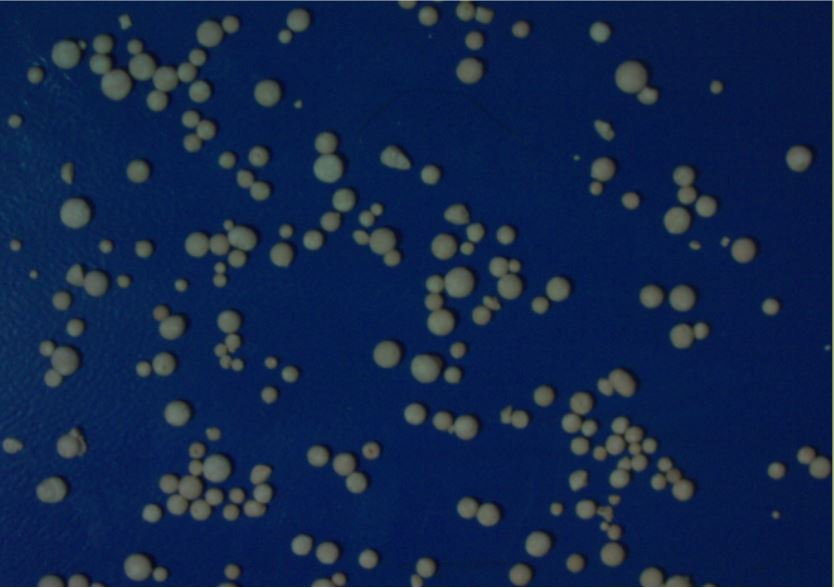
%> input picture Trabalho Final/input1.JPG, 834 x 588 px
$ octave tfinal.m   (GNU Octave 9; MATLAB toolbox functions it lacks are replaced by stand-ins)
%> lines starting %> are read from the running program, lines starting %| are printed output that depends on the picture; in (x1, y1, x2, y2) boxes, pixels count from 0 and x2, y2 are one past the last pixel; in counts of white or black regions, pixels touching at a corner belong together; the program's own positions count from 1
clear
close all
clc
warning('off', 'Images:initSize:adjustingMag');
% Imagem Original


I_RGB = imread('input1.JPG');
%> I_RGB is the input picture: size 588x834x3 uint8; mean R, G, B 17, 37.2, 76.4
I = rgb2gray(I_RGB);
figure;
imshow(I_RGB);
set(gcf,'name','Imagem Original');
I = im2double(I);
%> I: size 588x834 double

%Binarização Direta (Insuficiente)
bw = ~imbinarize(I, graythresh(I));
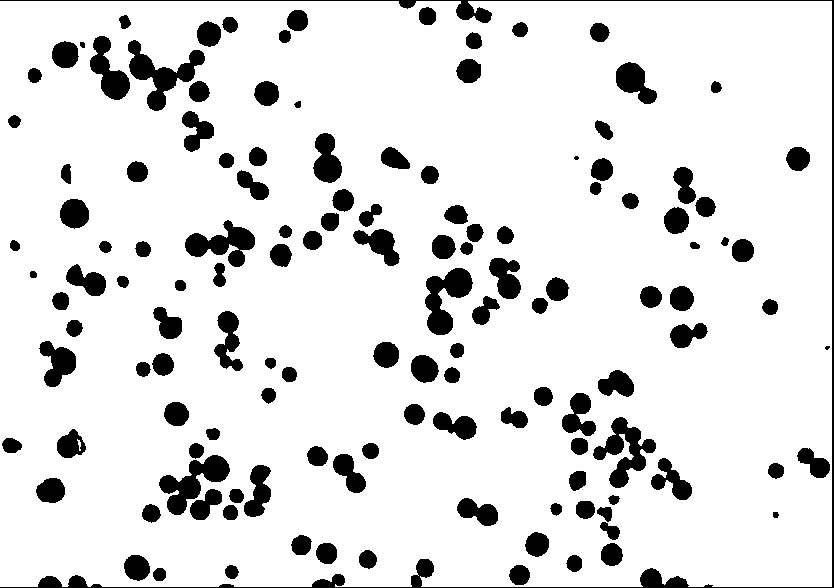
%> bw: size 588x834 logical; 88.1% white; 133 black regions (2 under 20 px), largest, box (x1, y1, x2, y2) and area: (0, 0, 834, 588) 5058, (128, 40, 205, 111) 1930, (593, 417, 656, 488) 1807
figure;
imshowpair(I, bw, 'montage');
set(gcf,'name','Imagem Grayscale e Binarização');


% Pré-Processamento
%%Metodo 1
Ic = imcomplement(I);
bw = imbinarize(Ic,graythresh(Ic));

%%Metodo 2
bw2 = ~imbinarize(I, adaptthresh(I));
%> bw2: size 588x834 logical; 87% white; 207 black regions (74 under 20 px), largest, box (x1, y1, x2, y2) and area: (127, 39, 206, 111) 2035, (159, 443, 230, 515) 2017, (593, 417, 656, 488) 1880

%%Metodo 3
Ih = imadjust(I);
bw3 = ~imbinarize(Ih);
%> bw3: size 588x834 logical; 87.8% white; 133 black regions (3 under 20 px), largest, box (x1, y1, x2, y2) and area: (0, 0, 834, 588) 5126, (128, 40, 205, 111) 1975, (593, 417, 656, 488) 1850

%%Metodo 4
I_th=imtophat(I,strel('disk',40));
%Aumento de contraste I
I_ad = imadjust(I_th);
bw4 = ~imbinarize(I_ad);
%> bw4: size 588x834 logical; 87.6% white; 129 black regions (2 under 20 px), largest, box (x1, y1, x2, y2) and area: (0, 0, 834, 588) 5230, (160, 443, 230, 515) 2082, (127, 40, 205, 111) 2079

%%Metodo 5
%Aumento de contraste II (CLAHE)
I_eq = adapthisteq(I);
bw5 = ~imbinarize(I_eq);
%> bw5: size 588x834 logical; 87.6% white; 135 black regions (7 under 20 px), largest, box (x1, y1, x2, y2) and area: (0, 0, 834, 588) 5084, (127, 40, 205, 111) 2048, (593, 417, 656, 488) 1881

%%Metodo 6
H = fspecial('average',7);
I1 = imfilter(I,H);
H = -1*[1 1 1; 1 -8 1; 1 1 1];
I2 = imfilter(I,H);
I_con = imsharpen(I);
bw6 = ~imbinarize(I_con);
%> bw6: size 588x834 logical; 88.1% white; 145 black regions (7 under 20 px), largest, box (x1, y1, x2, y2) and area: (0, 0, 834, 588) 4080, (128, 40, 205, 111) 1937, (160, 455, 230, 515) 1781

figure
subplot(2,3,1);
imshow(bw);
title("Complemento");
subplot(2,3,2);
imshow(bw2);
title("Adaptativo");
subplot(2,3,3);
imshow(bw3);
title("ImAdjust");
subplot(2,3,4);
imshow(bw4);
title("Top Hat + ImAdjust");
subplot(2,3,5);
imshow(bw5);
title("HistEq Adapativo");
subplot(2,3,6);
imshow(bw6);
title("Unsharping Mask");
suptitle("Binarizações");


% Eliminação de Ruídos
BW = bwareaopen(bw6,40);
%> BW: size 588x834 logical; 88% white; 145 black regions (7 under 20 px), largest, box (x1, y1, x2, y2) and area: (0, 0, 834, 588) 4103, (128, 40, 205, 111) 1937, (160, 455, 230, 515) 1781
BW2 = ~imopen(~BW,strel('square',3));
%> BW2: size 588x834 logical; 88.4% white; 144 black regions (2 under 20 px), largest, box (x1, y1, x2, y2) and area: (128, 40, 205, 111) 1937, (160, 455, 230, 515) 1780, (425, 268, 473, 335) 1688
imshow(BW2);
set(gcf,'name','Eliminação de Ruídos');

% Watershed
%Metodo 1
D = bwdist(BW2);
D1 = - D;
L = watershed(D1);
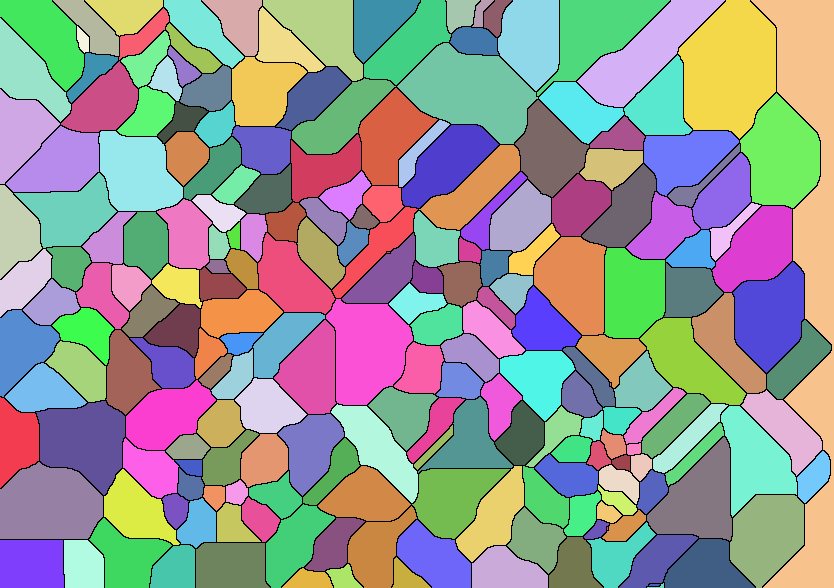
%> L: size 588x834 uint8; 219 distinct labels, from 0 to 218; one colour per label, 0 black
L(BW2) = 0;
L1 = label2rgb(L,'jet',[.8 .8 .8]);

%Metodo 2
D = bwdist(BW2);
D(BW2) = Inf;
D1 = imcomplement(D);
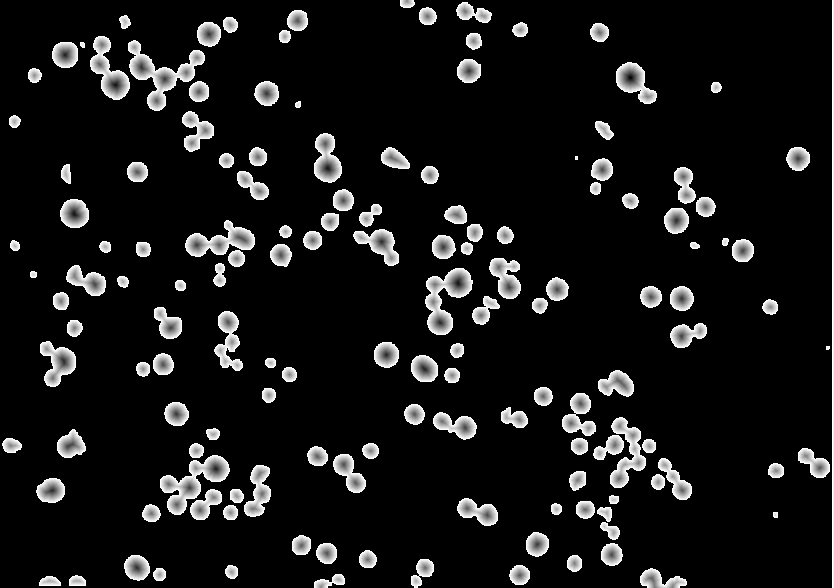
%> D1: size 588x834 single; 88.43% of the values are NaN or infinite; the others: min -13.87, max 0, mean -2.69; drawn with min black, max white, NaN and infinite black
L = watershed(D1);
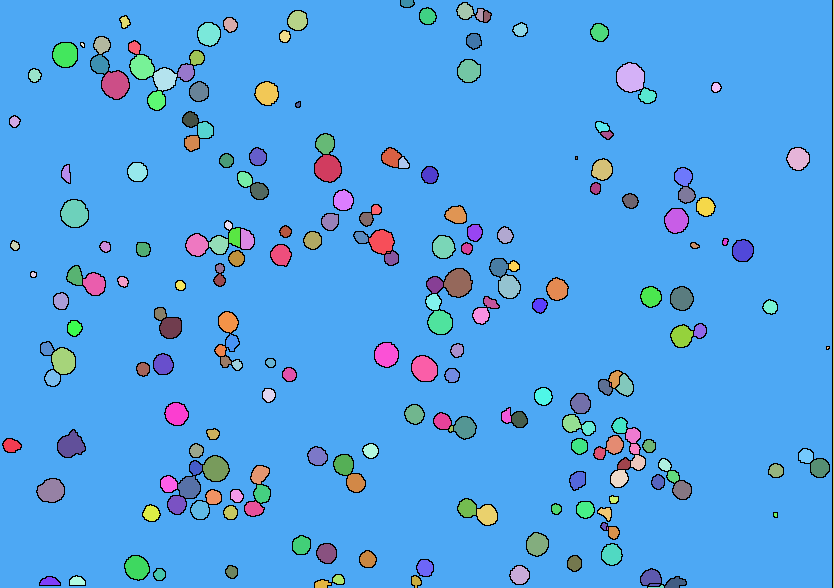
%> L: size 588x834 uint8; 220 distinct labels, from 0 to 219; one colour per label, 0 black
L2 = label2rgb(L,'jet','w');
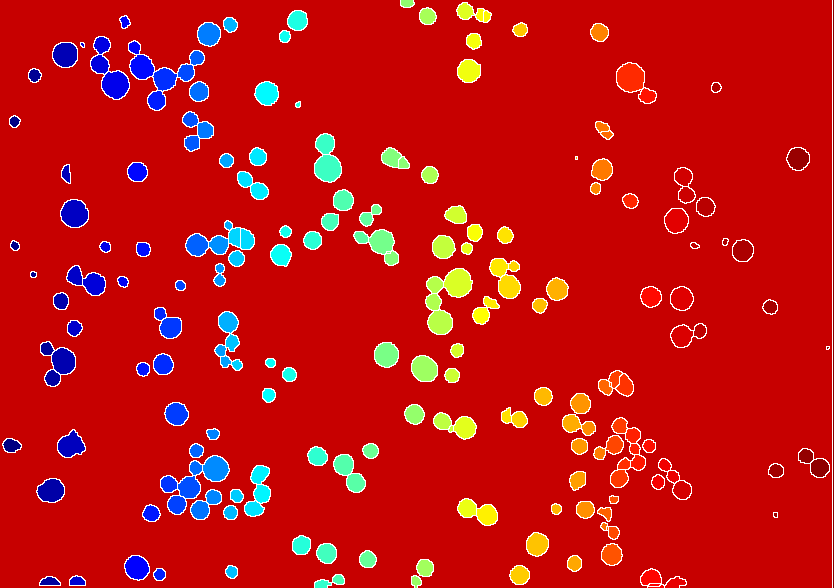
%> L2: size 588x834x3 uint8; mean R, G, B 193.1, 18.5, 18.3
figure
imshowpair(L1, L2, 'montage');
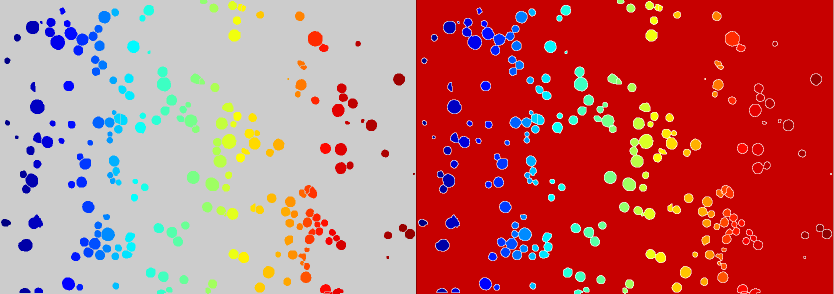
%> displayed picture: size 588x1668x3, on the screen's scale of 0 to 255 (shown at 1/2 size); mean R, G, B 193.4, 106.8, 106.7
title("Comparação Metodos de Watershed");


stats = regionprops('table',L,'Area',...
    'Perimeter','Eccentricity');
%> stats = 219 regions; largest, Area, Eccentricity and Perimeter: 433694 0.713 2941.8, 615 0.31 87.05, 588 1 1150.5, 566 0.293 84.75, 565 0.279 82.4

%Retirada do Fundo e de Linha Vertical
stats(1,:) = [];
stats(218,:) = [];

N = size(stats,1);
%> N = 217
Ab = mean(stats.Area);
%> Ab = 2191.4
dA = std(stats.Area);
%> dA = 29428.2
Pb = mean(stats.Perimeter);
%> Pb = 58.53
dP = std(stats.Perimeter);
%> dP = 197.4
Circ = (4 * pi* stats.Area) ./ stats.Perimeter  .^ 2;
%> Circ = 217 values, max 6.54 at index 157, min 0.284 at index 193, mean 1.13
Cb = mean(Circ);
%> Cb = 1.13
dC = std(Circ);
%> dC = 0.467
Eb = mean(stats.Eccentricity);
%> Eb = 0.449
dE = std(stats.Eccentricity);
%> dE = 0.199
max(Circ);
min(Circ);

histogram(stats.Area,13)
title("Distribuição Área");
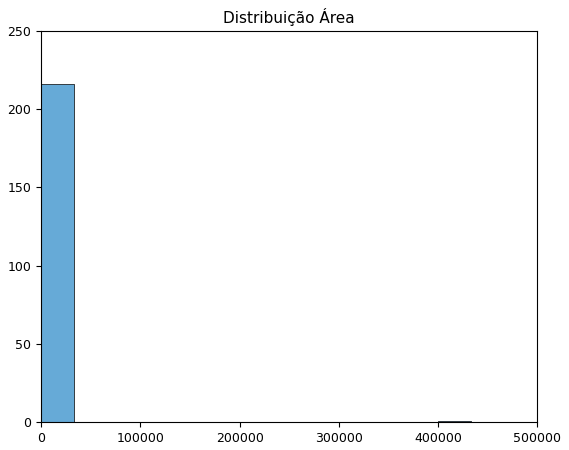
%> figure redrawn from the program's plot data; tallest bar 216 high, from x = 2 to 33362.9
